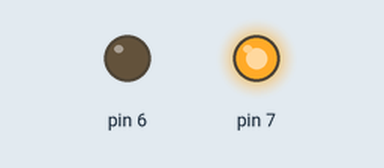
Bench run of a sketch on a simulated Arduino Uno, built with avr-gcc and run on an emulated ATmega328P. Parts: output pins drawn as LEDs (lit = HIGH).

Above: at 0.5 s.
At 1.5 s:
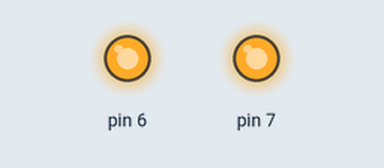
At 2.5 s:
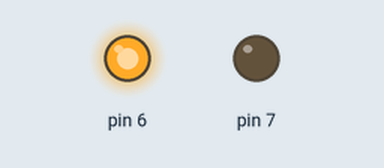
At 3.5 s:
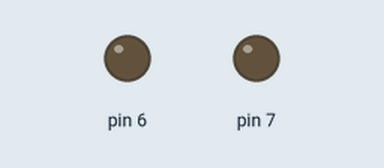
Timing chart, 0 to 5.2 s (numbered marks = the images above):
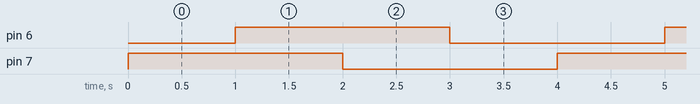

The sketch:

two-leds-on-off.ino
```cpp
/*
   Written by Ahmed khairy for TOT training
   on 6/8/2019
   using arduino uno
   pattern two leds
*/
#include <avr/io.h>
#include <util/delay.h>

int main(void)
{
  DDRD = 0b11000000;
  while (1)
  {
    PORTD = 0b10000000;
    _delay_ms(1000);
    PORTD |= 0b01000000;  //using or operator to set specific bit(s)
    _delay_ms(1000);
    PORTD &= 0b01111111;  //using and operator to clear specific bit(s)
    _delay_ms(1000);
    PORTD &= 0b00000000;
    _delay_ms(1000);
  }
}
```

Measured:
- by itself, pin 6, pin 7: alternates HIGH for 2.0 s and LOW for 2.0 s
- by itself, everything shown: repeats every 4.0 s, in 4 steps
